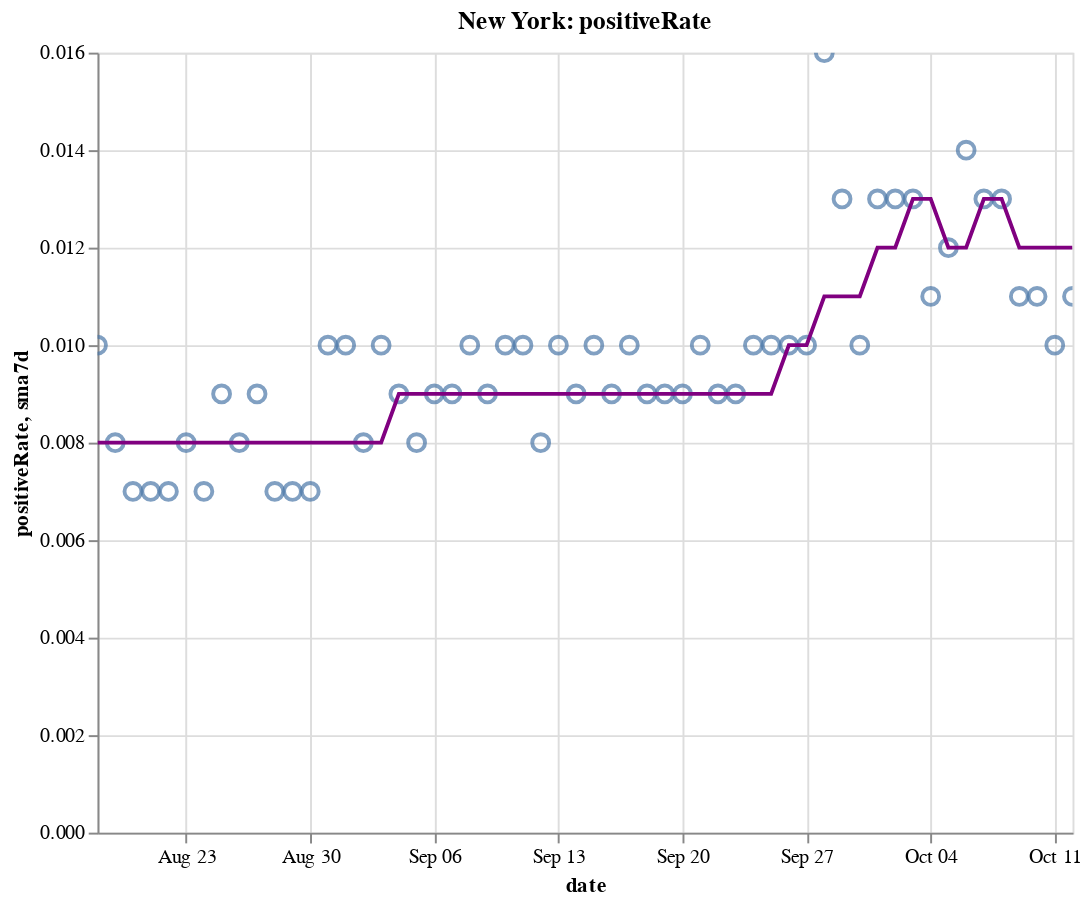

Notebook code cell kept with this figure:
### Code cell
create_plot(ny, 'positiveRate')

### Figure 1 — Vega-Lite specification as saved in the notebook (floating-point values rounded to 4 significant figures)
{"config": {"view": {"continuousWidth": 400, "continuousHeight": 300}}, "layer": [{"layer": [{"mark": {"type": "point", "size": 75}, "encoding": {"tooltip": [{"type": "temporal", "field": "date"}, {"type": "quantitative", "field": "positiveRate"}, {"type": "quantitative", "field": "sma7d"}], "x": {"type": "temporal", "field": "date"}, "y": {"type": "quantitative", "field": "positiveRate"}}, "selection": {"selector010": {"type": "interval", "bind": "scales", "encodings": ["x", "y"]}}}, {"mark": {"type": "line", "color": "purple"}, "encoding": {"x": {"type": "temporal", "field": "date"}, "y": {"type": "quantitative", "field": "sma7d"}}}]}, {"mark": {"type": "rule", "color": "#aaa"}, "encoding": {"x": {"type": "temporal", "field": "date"}}, "transform": [{"filter": {"selection": "selector009"}}]}, {"mark": "circle", "encoding": {"opacity": {"condition": {"value": 1, "selection": "selector009"}, "value": 0}, "tooltip": [{"type": "temporal", "field": "date"}, {"type": "quantitative", "field": "positiveRate"}, {"type": "quantitative", "field": "sma7d"}], "x": {"type": "temporal", "field": "date"}, "y": {"type": "quantitative", "field": "positiveRate"}}, "selection": {"selector009": {"type": "single", "encodings": ["x"], "on": "mouseover", "nearest": true, "empty": "none"}}}, {"mark": {"type": "text", "align": "left", "dx": 5, "dy": -5, "stroke": "white", "strokeWidth": 2}, "encoding": {"text": {"type": "quantitative", "field": "positiveRate"}, "tooltip": [{"type": "temporal", "field": "date"}, {"type": "quantitative", "field": "positiveRate"}, {"type": "quantitative", "field": "sma7d"}], "x": {"type": "temporal", "field": "date"}, "y": {"type": "quantitative", "field": "positiveRate"}}, "transform": [{"filter": {"selection": "selector009"}}]}, {"mark": {"type": "text", "align": "left", "dx": 5, "dy": -5}, "encoding": {"text": {"type": "quantitative", "field": "positiveRate"}, "tooltip": [{"type": "temporal", "field": "date"}, {"type": "quantitative", "field": "positiveRate"}, {"type": "quantitative", "field": "sma7d"}], "x": {"type": "temporal", "field": "date"}, "y": {"type": "quantitative", "field": "positiveRate"}}, "transform": [{"filter": {"selection": "selector009"}}]}], "data": {"name": "data-ff8a7afb2e30fa07350aee389ac4255e"}, "height": 400, "title": "New York: positiveRate", "width": 500, "$schema": "https://vega.github.io/schema/vega-lite/v4.8.1.json", "datasets": {"data-ff8a7afb2e30fa07350aee389ac4255e": [{"date": "2020-08-18T00:00:00", "totalTestResultsIncrease": 66890.0, "positiveIncrease": 655.0, "death": 25260.0, "deathIncrease": 8.0, "positiveRate": 0.01, "state": "New York", "sma7d": 0.008}, {"date": "2020-08-19T00:00:00", "totalTestResultsIncrease": 80420.0, "positiveIncrease": 631.0, "death": 25270.0, "deathIncrease": 6.0, "positiveRate": 0.008, "state": "New York", "sma7d": 0.008}, {"date": "2020-08-20T00:00:00", "totalTestResultsIncrease": 80980.0, "positiveIncrease": 601.0, "death": 25280.0, "deathIncrease": 5.0, "positiveRate": 0.007, "state": "New York", "sma7d": 0.008}, {"date": "2020-08-21T00:00:00", "totalTestResultsIncrease": 98880.0, "positiveIncrease": 709.0, "death": 25280.0, "deathIncrease": 3.0, "positiveRate": 0.007, "state": "New York", "sma7d": 0.008}, {"date": "2020-08-22T00:00:00", "totalTestResultsIncrease": 94850.0, "positiveIncrease": 653.0, "death": 25280.0, "deathIncrease": 4.0, "positiveRate": 0.007, "state": "New York", "sma7d": 0.008}, {"date": "2020-08-23T00:00:00", "totalTestResultsIncrease": 74040.0, "positiveIncrease": 572.0, "death": 25290.0, "deathIncrease": 6.0, "positiveRate": 0.008, "state": "New York", "sma7d": 0.008}, {"date": "2020-08-24T00:00:00", "totalTestResultsIncrease": 62030.0, "positiveIncrease": 408.0, "death": 25300.0, "deathIncrease": 7.0, "positiveRate": 0.007, "state": "New York", "sma7d": 0.008}, {"date": "2020-08-25T00:00:00", "totalTestResultsIncrease": 67260.0, "positiveIncrease": 629.0, "death": 25300.0, "deathIncrease": 2.0, "positiveRate": 0.009, "state": "New York", "sma7d": 0.008}, {"date": "2020-08-26T00:00:00", "totalTestResultsIncrease": 71190.0, "positiveIncrease": 566.0, "death": 25300.0, "deathIncrease": 8.0, "positiveRate": 0.008, "state": "New York", "sma7d": 0.008}, {"date": "2020-08-27T00:00:00", "totalTestResultsIncrease": 83440.0, "positiveIncrease": 791.0, "death": 25310.0, "deathIncrease": 4.0, "positiveRate": 0.009, "state": "New York", "sma7d": 0.008}, {"date": "2020-08-28T00:00:00", "totalTestResultsIncrease": 97830.0, "positiveIncrease": 636.0, "death": 25310.0, "deathIncrease": 3.0, "positiveRate": 0.007, "state": "New York", "sma7d": 0.008}, {"date": "2020-08-29T00:00:00", "totalTestResultsIncrease": 93870.0, "positiveIncrease": 635.0, "death": 25320.0, "deathIncrease": 7.0, "positiveRate": 0.007, "state": "New York", "sma7d": 0.008}, {"date": "2020-08-30T00:00:00", "totalTestResultsIncrease": 100000.0, "positiveIncrease": 698.0, "death": 25330.0, "deathIncrease": 8.0, "positiveRate": 0.007, "state": "New York", "sma7d": 0.008}, {"date": "2020-08-31T00:00:00", "totalTestResultsIncrease": 66240.0, "positiveIncrease": 656.0, "death": 25330.0, "deathIncrease": 1.0, "positiveRate": 0.01, "state": "New York", "sma7d": 0.008}, {"date": "2020-09-01T00:00:00", "totalTestResultsIncrease": 77000.0, "positiveIncrease": 754.0, "death": 25330.0, "deathIncrease": 3.0, "positiveRate": 0.01, "state": "New York", "sma7d": 0.008}, {"date": "2020-09-02T00:00:00", "totalTestResultsIncrease": 88450.0, "positiveIncrease": 708.0, "death": 25340.0, "deathIncrease": 5.0, "positiveRate": 0.008, "state": "New York", "sma7d": 0.008}, {"date": "2020-09-03T00:00:00", "totalTestResultsIncrease": 88980.0, "positiveIncrease": 889.0, "death": 25340.0, "deathIncrease": 7.0, "positiveRate": 0.01, "state": "New York", "sma7d": 0.008}, {"date": "2020-09-04T00:00:00", "totalTestResultsIncrease": 93400.0, "positiveIncrease": 864.0, "death": 25350.0, "deathIncrease": 5.0, "positiveRate": 0.009, "state": "New York", "sma7d": 0.009}, {"date": "2020-09-05T00:00:00", "totalTestResultsIncrease": 99760.0, "positiveIncrease": 801.0, "death": 25350.0, "deathIncrease": 2.0, "positiveRate": 0.008, "state": "New York", "sma7d": 0.009}, {"date": "2020-09-06T00:00:00", "totalTestResultsIncrease": 85630.0, "positiveIncrease": 729.0, "death": 25360.0, "deathIncrease": 9.0, "positiveRate": 0.009, "state": "New York", "sma7d": 0.009}, {"date": "2020-09-07T00:00:00", "totalTestResultsIncrease": 58860.0, "positiveIncrease": 520.0, "death": 25360.0, "deathIncrease": 2.0, "positiveRate": 0.009, "state": "New York", "sma7d": 0.009}, {"date": "2020-09-08T00:00:00", "totalTestResultsIncrease": 57830.0, "positiveIncrease": 557.0, "death": 25370.0, "deathIncrease": 6.0, "positiveRate": 0.01, "state": "New York", "sma7d": 0.009}, {"date": "2020-09-09T00:00:00", "totalTestResultsIncrease": 63230.0, "positiveIncrease": 576.0, "death": 25370.0, "deathIncrease": 3.0, "positiveRate": 0.009, "state": "New York", "sma7d": 0.009}, {"date": "2020-09-10T00:00:00", "totalTestResultsIncrease": 76810.0, "positiveIncrease": 757.0, "death": 25380.0, "deathIncrease": 7.0, "positiveRate": 0.01, "state": "New York", "sma7d": 0.009}, {"date": "2020-09-11T00:00:00", "totalTestResultsIncrease": 89720.0, "positiveIncrease": 880.0, "death": 25380.0, "deathIncrease": 5.0, "positiveRate": 0.01, "state": "New York", "sma7d": 0.009}, {"date": "2020-09-12T00:00:00", "totalTestResultsIncrease": 102900.0, "positiveIncrease": 849.0, "death": 25380.0, "deathIncrease": 2.0, "positiveRate": 0.008, "state": "New York", "sma7d": 0.009}, {"date": "2020-09-13T00:00:00", "totalTestResultsIncrease": 72670.0, "positiveIncrease": 725.0, "death": 25390.0, "deathIncrease": 6.0, "positiveRate": 0.01, "state": "New York", "sma7d": 0.009}, {"date": "2020-09-14T00:00:00", "totalTestResultsIncrease": 63360.0, "positiveIncrease": 583.0, "death": 25390.0, "deathIncrease": 4.0, "positiveRate": 0.009, "state": "New York", "sma7d": 0.009}, {"date": "2020-09-15T00:00:00", "totalTestResultsIncrease": 73680.0, "positiveIncrease": 766.0, "death": 25400.0, "deathIncrease": 11.0, "positiveRate": 0.01, "state": "New York", "sma7d": 0.009}, {"date": "2020-09-16T00:00:00", "totalTestResultsIncrease": 75090.0, "positiveIncrease": 652.0, "death": 25410.0, "deathIncrease": 5.0, "positiveRate": 0.009, "state": "New York", "sma7d": 0.009}, {"date": "2020-09-17T00:00:00", "totalTestResultsIncrease": 91500.0, "positiveIncrease": 896.0, "death": 25410.0, "deathIncrease": 3.0, "positiveRate": 0.01, "state": "New York", "sma7d": 0.009}, {"date": "2020-09-18T00:00:00", "totalTestResultsIncrease": 89730.0, "positiveIncrease": 790.0, "death": 25420.0, "deathIncrease": 10.0, "positiveRate": 0.009, "state": "New York", "sma7d": 0.009}, {"date": "2020-09-19T00:00:00", "totalTestResultsIncrease": 110400.0, "positiveIncrease": 986.0, "death": 25420.0, "deathIncrease": 2.0, "positiveRate": 0.009, "state": "New York", "sma7d": 0.009}, {"date": "2020-09-20T00:00:00", "totalTestResultsIncrease": 100400.0, "positiveIncrease": 862.0, "death": 25430.0, "deathIncrease": 2.0, "positiveRate": 0.009, "state": "New York", "sma7d": 0.009}, {"date": "2020-09-21T00:00:00", "totalTestResultsIncrease": 58320.0, "positiveIncrease": 573.0, "death": 25430.0, "deathIncrease": 1.0, "positiveRate": 0.01, "state": "New York", "sma7d": 0.009}, {"date": "2020-09-22T00:00:00", "totalTestResultsIncrease": 84000.0, "positiveIncrease": 754.0, "death": 25430.0, "deathIncrease": 4.0, "positiveRate": 0.009, "state": "New York", "sma7d": 0.009}, {"date": "2020-09-23T00:00:00", "totalTestResultsIncrease": 70930.0, "positiveIncrease": 665.0, "death": 25440.0, "deathIncrease": 5.0, "positiveRate": 0.009, "state": "New York", "sma7d": 0.009}, {"date": "2020-09-24T00:00:00", "totalTestResultsIncrease": 92950.0, "positiveIncrease": 955.0, "death": 25440.0, "deathIncrease": 2.0, "positiveRate": 0.01, "state": "New York", "sma7d": 0.009}, {"date": "2020-09-25T00:00:00", "totalTestResultsIncrease": 94820.0, "positiveIncrease": 908.0, "death": 25450.0, "deathIncrease": 7.0, "positiveRate": 0.01, "state": "New York", "sma7d": 0.009}, {"date": "2020-09-26T00:00:00", "totalTestResultsIncrease": 99950.0, "positiveIncrease": 1005.0, "death": 25450.0, "deathIncrease": 4.0, "positiveRate": 0.01, "state": "New York", "sma7d": 0.01}, {"date": "2020-09-27T00:00:00", "totalTestResultsIncrease": 84770.0, "positiveIncrease": 866.0, "death": 25460.0, "deathIncrease": 6.0, "positiveRate": 0.01, "state": "New York", "sma7d": 0.01}, {"date": "2020-09-28T00:00:00", "totalTestResultsIncrease": 52940.0, "positiveIncrease": 834.0, "death": 25470.0, "deathIncrease": 12.0, "positiveRate": 0.016, "state": "New York", "sma7d": 0.011}, {"date": "2020-09-29T00:00:00", "totalTestResultsIncrease": 88230.0, "positiveIncrease": 1189.0, "death": 25470.0, "deathIncrease": 2.0, "positiveRate": 0.013, "state": "New York", "sma7d": 0.011}, {"date": "2020-09-30T00:00:00", "totalTestResultsIncrease": 97960.0, "positiveIncrease": 1000.0, "death": 25480.0, "deathIncrease": 9.0, "positiveRate": 0.01, "state": "New York", "sma7d": 0.011}, {"date": "2020-10-01T00:00:00", "totalTestResultsIncrease": 109200.0, "positiveIncrease": 1382.0, "death": 25490.0, "deathIncrease": 11.0, "positiveRate": 0.013, "state": "New York", "sma7d": 0.012}, {"date": "2020-10-02T00:00:00", "totalTestResultsIncrease": 119500.0, "positiveIncrease": 1598.0, "death": 25500.0, "deathIncrease": 7.0, "positiveRate": 0.013, "state": "New York", "sma7d": 0.012}, {"date": "2020-10-03T00:00:00", "totalTestResultsIncrease": 134300.0, "positiveIncrease": 1731.0, "death": 25500.0, "deathIncrease": 8.0, "positiveRate": 0.013, "state": "New York", "sma7d": 0.013}, {"date": "2020-10-04T00:00:00", "totalTestResultsIncrease": 110300.0, "positiveIncrease": 1222.0, "death": 25520.0, "deathIncrease": 14.0, "positiveRate": 0.011, "state": "New York", "sma7d": 0.013}, {"date": "2020-10-05T00:00:00", "totalTestResultsIncrease": 76400.0, "positiveIncrease": 933.0, "death": 25530.0, "deathIncrease": 8.0, "positiveRate": 0.012, "state": "New York", "sma7d": 0.012}, {"date": "2020-10-06T00:00:00", "totalTestResultsIncrease": 96360.0, "positiveIncrease": 1393.0, "death": 25540.0, "deathIncrease": 9.0, "positiveRate": 0.014, "state": "New York", "sma7d": 0.012}, {"date": "2020-10-07T00:00:00", "totalTestResultsIncrease": 108200.0, "positiveIncrease": 1360.0, "death": 25540.0, "deathIncrease": 9.0, "positiveRate": 0.013, "state": "New York", "sma7d": 0.013}, {"date": "2020-10-08T00:00:00", "totalTestResultsIncrease": 145800.0, "positiveIncrease": 1836.0, "death": 25560.0, "deathIncrease": 10.0, "positiveRate": 0.013, "state": "New York", "sma7d": 0.013}, {"date": "2020-10-09T00:00:00", "totalTestResultsIncrease": 139300.0, "positiveIncrease": 1592.0, "death": 25560.0, "deathIncrease": 6.0, "positiveRate": 0.011, "state": "New York", "sma7d": 0.012}, {"date": "2020-10-10T00:00:00", "totalTestResultsIncrease": 134600.0, "positiveIncrease": 1447.0, "death": 25570.0, "deathIncrease": 8.0, "positiveRate": 0.011, "state": "New York", "sma7d": 0.012}, {"date": "2020-10-11T00:00:00", "totalTestResultsIncrease": 118300.0, "positiveIncrease": 1143.0, "death": 25570.0, "deathIncrease": 5.0, "positiveRate": 0.01, "state": "New York", "sma7d": 0.012}, {"date": "2020-10-12T00:00:00", "totalTestResultsIncrease": 91790.0, "positiveIncrease": 1029.0, "death": 25590.0, "deathIncrease": 13.0, "positiveRate": 0.011, "state": "New York", "sma7d": 0.012}]}}
